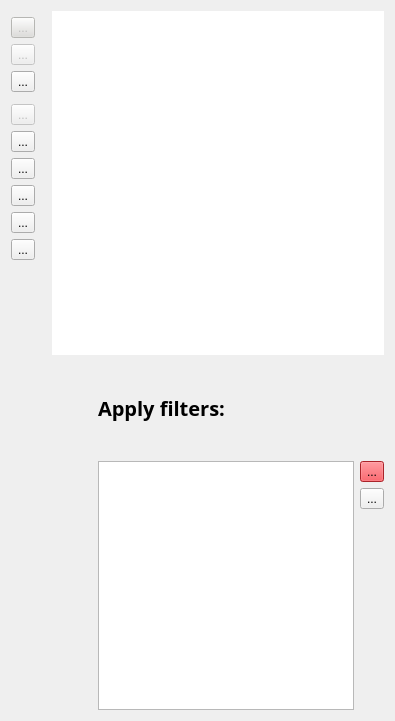
      <widget class="QWidget" name="classes_tab">
       <property name="styleSheet">
        <string notr="true">QPushButton {
    background-color: purple;
    border: none;
    color: white;
    padding: 10px 20px;
    border-radius: 5px;
}

QPushButton:hover {
    background-color: #8A2BE2;  /* Change the hover color as desired */
}

QPushButton:pressed {
    background-color: #4B0082;  /* Change the pressed color as desired */
}

QPushButton:disabled {
    background-color: #D3D3D3; /* Change the disabled color as desired */
    color: #A9A9A9; /* Change the disabled text color as desired */
}</string>
       </property>
       <attribute name="icon">
        <iconset>
         <normaloff>../../icons/class.png</normaloff>../../icons/class.png</iconset>
       </attribute>
       <attribute name="title">
        <string>Classes</string>
       </attribute>
       <layout class="QGridLayout" name="gridLayout_8">
        <item row="0" column="1" rowspan="12" colspan="3">
         <widget class="QTableView" name="classe_table">
          <property name="font">
           <font>
            <family>Century Gothic</family>
            <pointsize>-1</pointsize>
            <kerning>false</kerning>
           </font>
          </property>
          <property name="styleSheet">
           <string notr="true"/>
          </property>
          <property name="frameShape">
           <enum>QFrame::NoFrame</enum>
          </property>
          <property name="frameShadow">
           <enum>QFrame::Raised</enum>
          </property>
          <property name="lineWidth">
           <number>1</number>
          </property>
          <property name="sizeAdjustPolicy">
           <enum>QAbstractScrollArea::AdjustToContents</enum>
          </property>
          <property name="selectionBehavior">
           <enum>QAbstractItemView::SelectRows</enum>
          </property>
          <property name="showGrid">
           <bool>true</bool>
          </property>
          <property name="gridStyle">
           <enum>Qt::SolidLine</enum>
          </property>
          <attribute name="horizontalHeaderDefaultSectionSize">
           <number>250</number>
          </attribute>
          <attribute name="horizontalHeaderStretchLastSection">
           <bool>true</bool>
          </attribute>
         </widget>
        </item>
        <item row="1" column="0">
         <widget class="QToolButton" name="delete_class_button">
          <property name="enabled">
           <bool>false</bool>
          </property>
          <property name="toolTip">
           <string>&lt;html&gt;&lt;head/&gt;&lt;body&gt;&lt;p&gt;&lt;span style=&quot; font-size:14pt; color:#00007f;&quot;&gt;delete class&lt;/span&gt;&lt;/p&gt;&lt;/body&gt;&lt;/html&gt;</string>
          </property>
          <property name="styleSheet">
           <string notr="true">            QToolButton{
                background-color: rgb(237, 51, 59)
            }
            QToolButton:hover {
                background-color: rgb(192, 28, 40)
            }
QToolButton:pressed {
    background-color: rgb(246, 97, 81);  /* Change the pressed color as desired */
}
QToolButton:disabled {
    background-color: rgb(222, 221, 218); /* Change the disabled color as desired */
}</string>
          </property>
          <property name="text">
           <string>...</string>
          </property>
          <property name="icon">
           <iconset>
            <normaloff>../../icons/delete_.png</normaloff>../../icons/delete_.png</iconset>
          </property>
          <property name="iconSize">
           <size>
            <width>30</width>
            <height>30</height>
           </size>
          </property>
         </widget>
        </item>
        <item row="2" column="0">
         <widget class="QToolButton" name="open_class_button">
          <property name="enabled">
           <bool>false</bool>
          </property>
          <property name="toolTip">
           <string>&lt;html&gt;&lt;head/&gt;&lt;body&gt;&lt;p&gt;&lt;span style=&quot; font-size:14pt; color:#00007f;&quot;&gt;show info&lt;/span&gt;&lt;/p&gt;&lt;/body&gt;&lt;/html&gt;</string>
          </property>
          <property name="whatsThis">
           <string>open class</string>
          </property>
          <property name="styleSheet">
           <string notr="true"/>
          </property>
          <property name="text">
           <string>...</string>
          </property>
          <property name="icon">
           <iconset>
            <normaloff>../../icons/open.png</normaloff>../../icons/open.png</iconset>
          </property>
          <property name="iconSize">
           <size>
            <width>30</width>
            <height>30</height>
           </size>
          </property>
         </widget>
        </item>
        <item row="5" column="0">
         <widget class="QToolButton" name="edit_class_button">
          <property name="enabled">
           <bool>false</bool>
          </property>
          <property name="toolTip">
           <string>&lt;html&gt;&lt;head/&gt;&lt;body&gt;&lt;p&gt;&lt;span style=&quot; font-size:14pt; color:#00007f;&quot;&gt;edit class&lt;/span&gt;&lt;/p&gt;&lt;/body&gt;&lt;/html&gt;</string>
          </property>
          <property name="styleSheet">
           <string notr="true"/>
          </property>
          <property name="text">
           <string>...</string>
          </property>
          <property name="icon">
           <iconset>
            <normaloff>../../icons/edit.png</normaloff>../../icons/edit.png</iconset>
          </property>
          <property name="iconSize">
           <size>
            <width>30</width>
            <height>30</height>
           </size>
          </property>
         </widget>
        </item>
        <item row="8" column="0">
         <widget class="QToolButton" name="today_classes_button">
          <property name="toolTip">
           <string>&lt;html&gt;&lt;head/&gt;&lt;body&gt;&lt;p&gt;&lt;span style=&quot; font-size:14pt; color:#00007f;&quot;&gt;today classes&lt;/span&gt;&lt;/p&gt;&lt;/body&gt;&lt;/html&gt;</string>
          </property>
          <property name="whatsThis">
           <string>&lt;html&gt;&lt;head/&gt;&lt;body&gt;&lt;p&gt;Todat's classes&lt;/p&gt;&lt;/body&gt;&lt;/html&gt;</string>
          </property>
          <property name="styleSheet">
           <string notr="true"/>
          </property>
          <property name="text">
           <string>...</string>
          </property>
          <property name="icon">
           <iconset>
            <normaloff>../../icons/today_class.png</normaloff>../../icons/today_class.png</iconset>
          </property>
          <property name="iconSize">
           <size>
            <width>30</width>
            <height>30</height>
           </size>
          </property>
         </widget>
        </item>
        <item row="7" column="0">
         <widget class="QToolButton" name="time_management_button">
          <property name="toolTip">
           <string>&lt;html&gt;&lt;head/&gt;&lt;body&gt;&lt;p&gt;&lt;span style=&quot; font-size:14pt; color:#00007f;&quot;&gt;time mangement&lt;/span&gt;&lt;/p&gt;&lt;/body&gt;&lt;/html&gt;</string>
          </property>
          <property name="whatsThis">
           <string>&lt;html&gt;&lt;head/&gt;&lt;body&gt;&lt;p&gt;time management&lt;/p&gt;&lt;/body&gt;&lt;/html&gt;</string>
          </property>
          <property name="styleSheet">
           <string notr="true"/>
          </property>
          <property name="text">
           <string>...</string>
          </property>
          <property name="icon">
           <iconset>
            <normaloff>../../icons/time_management.png</normaloff>../../icons/time_management.png</iconset>
          </property>
          <property name="iconSize">
           <size>
            <width>30</width>
            <height>30</height>
           </size>
          </property>
         </widget>
        </item>
        <item row="3" column="0">
         <widget class="QToolButton" name="add_class_button">
          <property name="enabled">
           <bool>true</bool>
          </property>
          <property name="toolTip">
           <string>&lt;html&gt;&lt;head/&gt;&lt;body&gt;&lt;p&gt;&lt;span style=&quot; font-size:14pt; color:#00007f;&quot;&gt;add class&lt;/span&gt;&lt;/p&gt;&lt;/body&gt;&lt;/html&gt;</string>
          </property>
          <property name="whatsThis">
           <string>&lt;html&gt;&lt;head/&gt;&lt;body&gt;&lt;p&gt;add class&lt;/p&gt;&lt;/body&gt;&lt;/html&gt;</string>
          </property>
          <property name="styleSheet">
           <string notr="true"/>
          </property>
          <property name="text">
           <string>...</string>
          </property>
          <property name="icon">
           <iconset>
            <normaloff>../../icons/add.png</normaloff>../../icons/add.png</iconset>
          </property>
          <property name="iconSize">
           <size>
            <width>30</width>
            <height>30</height>
           </size>
          </property>
         </widget>
        </item>
        <item row="12" column="2">
         <widget class="QLabel" name="label_4">
          <property name="font">
           <font>
            <family>Century Gothic</family>
            <pointsize>-1</pointsize>
            <weight>75</weight>
            <bold>true</bold>
           </font>
          </property>
          <property name="styleSheet">
           <string notr="true">font-size: 20px</string>
          </property>
          <property name="text">
           <string>Apply filters:</string>
          </property>
         </widget>
        </item>
        <item row="6" column="0">
         <widget class="QToolButton" name="show_all_classes_button">
          <property name="enabled">
           <bool>true</bool>
          </property>
          <property name="toolTip">
           <string>&lt;html&gt;&lt;head/&gt;&lt;body&gt;&lt;p&gt;&lt;span style=&quot; font-size:14pt; color:#00007f;&quot;&gt;show all classes&lt;/span&gt;&lt;/p&gt;&lt;/body&gt;&lt;/html&gt;</string>
          </property>
          <property name="styleSheet">
           <string notr="true"/>
          </property>
          <property name="text">
           <string>...</string>
          </property>
          <property name="icon">
           <iconset>
            <normaloff>../../icons/showall.png</normaloff>../../icons/showall.png</iconset>
          </property>
          <property name="iconSize">
           <size>
            <width>30</width>
            <height>30</height>
           </size>
          </property>
         </widget>
        </item>
        <item row="9" column="0">
         <widget class="QToolButton" name="subjects_button">
          <property name="toolTip">
           <string>&lt;html&gt;&lt;head/&gt;&lt;body&gt;&lt;p&gt;&lt;span style=&quot; font-size:14pt; color:#00007f;&quot;&gt;subjects&lt;/span&gt;&lt;/p&gt;&lt;/body&gt;&lt;/html&gt;</string>
          </property>
          <property name="whatsThis">
           <string>&lt;html&gt;&lt;head/&gt;&lt;body&gt;&lt;p&gt;subjects&lt;/p&gt;&lt;p&gt;&lt;br/&gt;&lt;/p&gt;&lt;/body&gt;&lt;/html&gt;</string>
          </property>
          <property name="styleSheet">
           <string notr="true"/>
          </property>
          <property name="text">
           <string>...</string>
          </property>
          <property name="icon">
           <iconset>
            <normaloff>../../icons/subjects.png</normaloff>../../icons/subjects.png</iconset>
          </property>
          <property name="iconSize">
           <size>
            <width>30</width>
            <height>30</height>
           </size>
          </property>
         </widget>
        </item>
        <item row="16" column="1">
         <spacer name="horizontalSpacer_5">
          <property name="orientation">
           <enum>Qt::Horizontal</enum>
          </property>
          <property name="sizeHint" stdset="0">
           <size>
            <width>40</width>
            <height>20</height>
           </size>
          </property>
         </spacer>
        </item>
        <item row="11" column="0" rowspan="6">
         <spacer name="verticalSpacer_2">
          <property name="orientation">
           <enum>Qt::Vertical</enum>
          </property>
          <property name="sizeHint" stdset="0">
           <size>
            <width>35</width>
            <height>450</height>
           </size>
          </property>
         </spacer>
        </item>
        <item row="10" column="0">
         <widget class="QToolButton" name="classroom_button">
          <property name="toolTip">
           <string>&lt;html&gt;&lt;head/&gt;&lt;body&gt;&lt;p&gt;&lt;span style=&quot; font-size:14pt; color:#00007f;&quot;&gt;classrooms&lt;/span&gt;&lt;/p&gt;&lt;/body&gt;&lt;/html&gt;</string>
          </property>
          <property name="whatsThis">
           <string>&lt;html&gt;&lt;head/&gt;&lt;body&gt;&lt;p&gt;classrooms&lt;/p&gt;&lt;p&gt;&lt;br/&gt;&lt;/p&gt;&lt;/body&gt;&lt;/html&gt;</string>
          </property>
          <property name="styleSheet">
           <string notr="true"/>
          </property>
          <property name="text">
           <string>...</string>
          </property>
          <property name="icon">
           <iconset>
            <normaloff>../../icons/classroom.png</normaloff>../../icons/classroom.png</iconset>
          </property>
          <property name="iconSize">
           <size>
            <width>30</width>
            <height>30</height>
           </size>
          </property>
         </widget>
        </item>
        <item row="13" column="2" rowspan="4">
         <widget class="QTableView" name="filter_table">
          <property name="styleSheet">
           <string notr="true"/>
          </property>
          <property name="editTriggers">
           <set>QAbstractItemView::DoubleClicked</set>
          </property>
          <property name="selectionBehavior">
           <enum>QAbstractItemView::SelectRows</enum>
          </property>
          <attribute name="horizontalHeaderDefaultSectionSize">
           <number>200</number>
          </attribute>
          <attribute name="horizontalHeaderStretchLastSection">
           <bool>true</bool>
          </attribute>
         </widget>
        </item>
        <item row="13" column="3">
         <widget class="QToolButton" name="remove_filter_button">
          <property name="toolTip">
           <string>&lt;html&gt;&lt;head/&gt;&lt;body&gt;&lt;p&gt;&lt;span style=&quot; font-size:14pt; color:#00007f;&quot;&gt;delete filter&lt;/span&gt;&lt;/p&gt;&lt;/body&gt;&lt;/html&gt;</string>
          </property>
          <property name="whatsThis">
           <string>&lt;html&gt;&lt;head/&gt;&lt;body&gt;&lt;p&gt;remove class filter&lt;/p&gt;&lt;p&gt;&lt;br/&gt;&lt;/p&gt;&lt;/body&gt;&lt;/html&gt;</string>
          </property>
          <property name="styleSheet">
           <string notr="true">            QToolButton{
                background-color: rgb(237, 51, 59)
            }
            QToolButton:hover {
                background-color: rgb(246, 245, 244)
            }
QToolButton:pressed {
    background-color: rgb(246, 97, 81);  /* Change the pressed color as desired */
}
QToolButton:disabled {
    background-color: rgb(222, 221, 218); /* Change the disabled color as desired */
}</string>
          </property>
          <property name="text">
           <string>...</string>
          </property>
          <property name="icon">
           <iconset>
            <normaloff>../../icons/delete_.png</normaloff>../../icons/delete_.png</iconset>
          </property>
          <property name="iconSize">
           <size>
            <width>30</width>
            <height>30</height>
           </size>
          </property>
         </widget>
        </item>
        <item row="14" column="3">
         <widget class="QToolButton" name="filter_button">
          <property name="toolTip">
           <string>&lt;html&gt;&lt;head/&gt;&lt;body&gt;&lt;p&gt;&lt;span style=&quot; font-size:14pt;&quot;&gt;add filter&lt;/span&gt;&lt;/p&gt;&lt;/body&gt;&lt;/html&gt;</string>
          </property>
          <property name="whatsThis">
           <string>&lt;html&gt;&lt;head/&gt;&lt;body&gt;&lt;p&gt;add class filter&lt;/p&gt;&lt;p&gt;&lt;br/&gt;&lt;/p&gt;&lt;/body&gt;&lt;/html&gt;</string>
          </property>
          <property name="styleSheet">
           <string notr="true"/>
          </property>
          <property name="text">
           <string>...</string>
          </property>
          <property name="icon">
           <iconset>
            <normaloff>../../icons/add.png</normaloff>../../icons/add.png</iconset>
          </property>
          <property name="iconSize">
           <size>
            <width>30</width>
            <height>30</height>
           </size>
          </property>
         </widget>
        </item>
       </layout>
      </widget>
